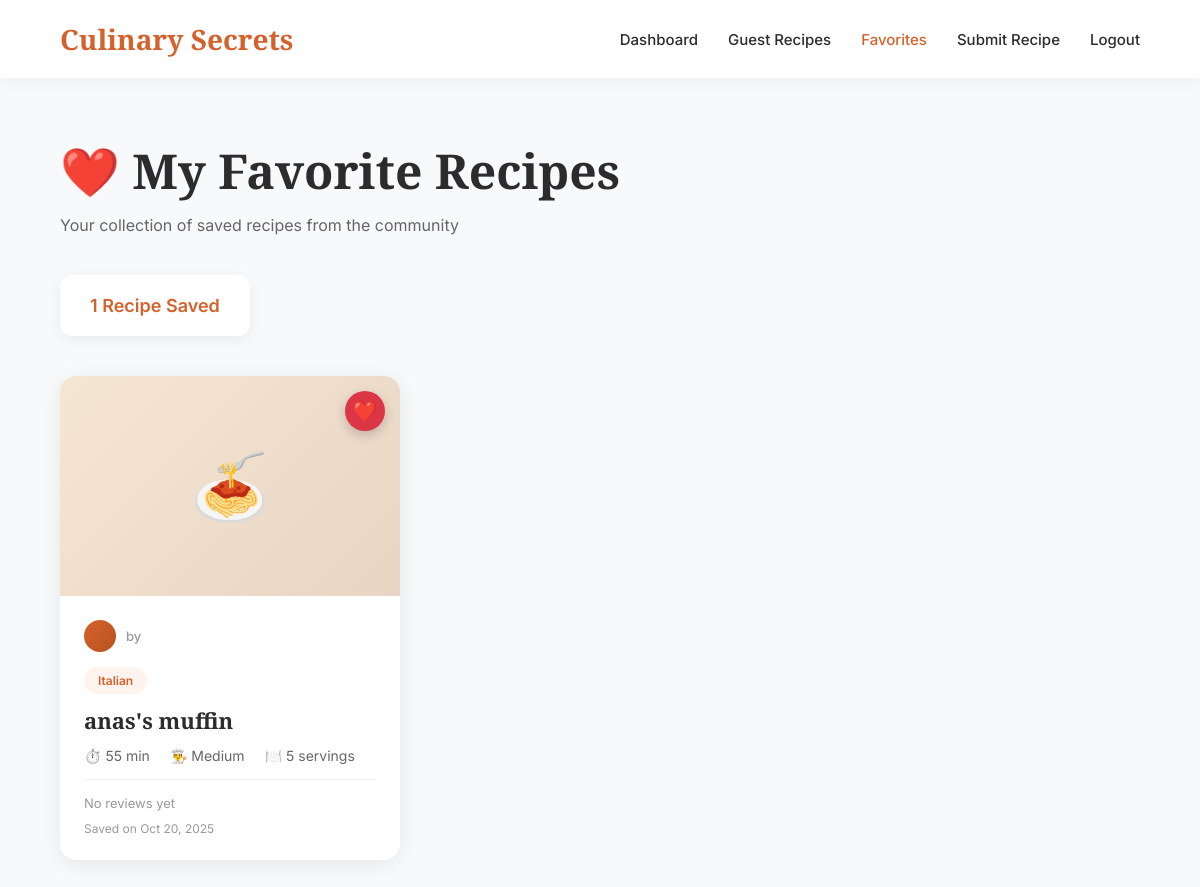
The app's page /accounts/favorites/ (signed in), older data.
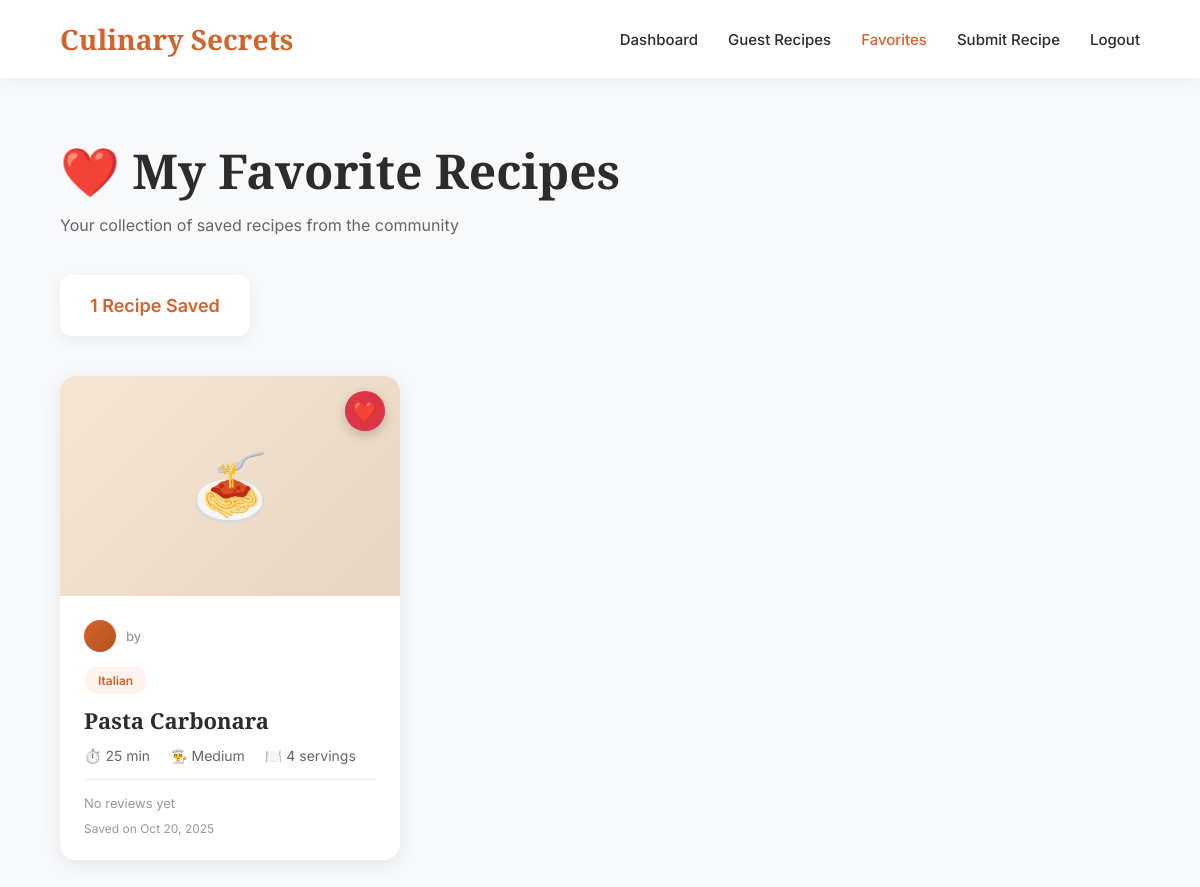
The same page, newer data.
### recipes/models.py (models this page shows, shortened)
class Favorite(models.Model):
    user = models.ForeignKey(
        User,
        on_delete=models.CASCADE,
        related_name='favorites'
    )
    recipe = models.ForeignKey(
        Recipe,
        on_delete=models.CASCADE,
        related_name='favorited_by'
    )
    created_at = models.DateTimeField(auto_now_add=True, db_index=True)
    class Meta:
        unique_together = ['user', 'recipe']
        ordering = ['-created_at']
        verbose_name = 'Favorite'
        verbose_name_plural = 'Favorites'

class Recipe(models.Model):
    DIFFICULTY_CHOICES = [
        ('easy', 'Easy'),
        ('medium', 'Medium'),
        ('hard', 'Hard'),
    ]
    APPROVAL_STATUS_CHOICES = [
        ('draft', 'Draft'),
        ('pending', 'Pending Review'),
        ('approved', 'Approved'),
        ('rejected', 'Rejected'),
    ]
    title = models.CharField(max_length=200, db_index=True)
    slug = models.SlugField(unique=True, db_index=True)
    description = models.TextField()
    ingredients = models.TextField(help_text="One ingredient per line")
    instructions = models.TextField()
    prep_time = models.PositiveIntegerField(
        help_text="Preparation time in minutes",
        validators=[MinValueValidator(1)]
    )
    cook_time = models.PositiveIntegerField(
        help_text="Cooking time in minutes",
        validators=[MinValueValidator(1)]
    )
    servings = models.PositiveIntegerField(
        default=4,
        validators=[MinValueValidator(1), MaxValueValidator(50)]
    )
    difficulty = models.CharField(
        max_length=10,
        choices=DIFFICULTY_CHOICES,
        default='medium',
        db_index=True
    )
    category = models.ForeignKey(
        Category,
        on_delete=models.CASCADE,
        related_name='recipes',
        db_index=True
    )
    author = models.ForeignKey(
        User,
        on_delete=models.SET_NULL,
        null=True,
        blank=True,
        db_index=True
    )
    image_url = models.URLField(blank=True, null=True)
    is_featured = models.BooleanField(default=False, db_index=True)
    approval_status = models.CharField(
        max_length=20,
        choices=APPROVAL_STATUS_CHOICES,
        default='approved',  # Admin recipes auto-approved
        db_index=True
    )
    is_user_recipe = models.BooleanField(default=False, db_index=True)
    rejection_reason = models.TextField(blank=True, null=True)
    reviewed_by = models.ForeignKey(
        User,
        on_delete=models.SET_NULL,
        null=True,
        blank=True,
        related_name='reviewed_recipes'
    )
    reviewed_at = models.DateTimeField(null=True, blank=True)
    created_at = models.DateTimeField(auto_now_add=True, db_index=True)
    updated_at = models.DateTimeField(auto_now=True)
    class Meta:
        ordering = ['-created_at']
        indexes = [
            models.Index(fields=['-created_at'], name='recipe_created_idx'),
            models.Index(fields=['category', '-created_at'], name='recipe_cat_date_idx'),
            models.Index(fields=['is_featured', '-created_at'], name='recipe_featured_idx'),
            models.Index(fields=['difficulty', '-created_at'], name='recipe_diff_date_idx'),
            models.Index(fields=['title'], name='recipe_title_idx'),
            models.Index(fields=['approval_status', '-created_at'], name='recipe_approval_date_idx'),
            models.Index(fields=['is_user_recipe', 'approval_status'], name='recipe_user_approval_idx'),
        ]
        verbose_name = 'Recipe'
        verbose_name_plural = 'Recipes'
    @property
    def total_time(self):
        return self.prep_time + self.cook_time

class Category(models.Model):
    name = models.CharField(max_length=100, unique=True)
    description = models.TextField(blank=True)
    slug = models.SlugField(unique=True, db_index=True)
    created_at = models.DateTimeField(auto_now_add=True)
    class Meta:
        verbose_name_plural = "Categories"
        ordering = ['name']
        indexes = [
            models.Index(fields=['name'], name='category_name_idx'),
        ]

### accounts/views.py (the view)
# urls.py: path('favorites/', views.favorites_view, name='favorites'),
@login_required
def favorites_view(request):
    favorites = Favorite.objects.filter(user=request.user).select_related(
        'recipe', 'recipe__category', 'recipe__author'
    ).annotate(
        avg_rating=Avg('recipe__reviews__rating', filter=Q(recipe__reviews__is_approved=True)),
        review_count=Count('recipe__reviews', filter=Q(recipe__reviews__is_approved=True))
    ).order_by('-created_at')
    context = {
        'favorites': favorites,
    }
    return render(request, 'accounts/favorites.html', context)

### accounts/templates/accounts/favorites.html (shortened to what this page needs)
<!DOCTYPE html>
<html lang="en">
<head>
</head>
<body>
    <nav class="navbar">
        <div class="nav-content">
            <a href="{% url 'recipes:landing_page' %}" class="logo">Culinary Secrets</a>
            <div class="nav-links">
                <a href="{% url 'accounts:dashboard' %}">Dashboard</a>
                <a href="{% url 'accounts:guest_recipes' %}">Guest Recipes</a>
                <a href="{% url 'accounts:favorites' %}" class="active">Favorites</a>
                <a href="{% url 'accounts:submit_recipe' %}">Submit Recipe</a>
                <a href="{% url 'accounts:logout' %}">Logout</a>
            </div>
        </div>
    </nav>
    <div class="container">
        <div class="page-header">
            <h1>❤️ My Favorite Recipes</h1>
            <p>Your collection of saved recipes from the community</p>
        </div>
        <div class="favorites-count">
            <span>{{ favorites.count }} Recipe{{ favorites.count|pluralize }} Saved</span>
        </div>
        {% if favorites %}
            <div class="recipes-grid">
                {% for favorite in favorites %}
                    <div class="recipe-card">
                        <div class="recipe-image">
                            {% if favorite.recipe.category.name == "Italian" %}🍝
                            {% elif favorite.recipe.category.name == "American" %}🍔
                            {% elif favorite.recipe.category.name == "Asian" %}🍜
                            {% elif favorite.recipe.category.name == "Mexican" %}🌮
                            {% elif favorite.recipe.category.name == "Desserts" %}🍰
                            {% else %}🍴{% endif %}
                            <form action="{% url 'accounts:toggle_favorite' favorite.recipe.id %}" method="post">
                                <button type="submit" class="unfavorite-btn" title="Remove from favorites">
                                    ❤️
                                </button>
                            </form>
                        </div>
                        <div class="recipe-content">
                            <div class="recipe-author">
                                <div class="author-avatar">
                                </div>
                                <span class="author-name">by {{ favorite.recipe.author.get_full_name }}</span>
                            </div>
                            <span class="recipe-category">{{ favorite.recipe.category.name }}</span>
                            <h3><a href="{% url 'accounts:recipe_detail' favorite.recipe.slug %}">{{ favorite.recipe.title }}</a></h3>
                            <div class="recipe-meta">
                                <span>⏱️ {{ favorite.recipe.total_time }} min</span>
                                <span>👨‍🍳 {{ favorite.recipe.get_difficulty_display }}</span>
                                <span>🍽️ {{ favorite.recipe.servings }} servings</span>
                            </div>
                            {% if favorite.avg_rating %}
                                <div class="recipe-rating">
                                    <span class="stars">★★★★★</span>
                                    <span class="rating-count">{{ favorite.avg_rating|floatformat:1 }} ({{ favorite.review_count }} reviews)</span>
                                </div>
                            {% else %}
                                <div class="recipe-rating">
                                    <span class="rating-count">No reviews yet</span>
                                </div>
                            {% endif %}
                            <div class="favorited-date">
                                Saved on {{ favorite.created_at|date:"M d, Y" }}
                            </div>
                        </div>
                    </div>
                {% endfor %}
            </div>
        {% endif %}
    </div>
</body>
</html>

Row changes from the older to the newer data that the page shows:
changed Favorite "Medium": recipe "anas's muffin" → "Pasta Carbonara"; recipe.total_time "55" → "25"; recipe.servings "5" → "4"
